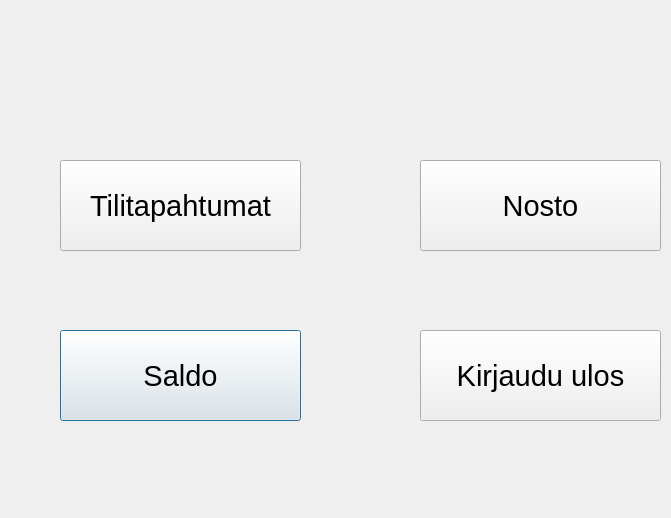
<?xml version="1.0" encoding="UTF-8"?>
<ui version="4.0">
 <class>Valikko_Credit</class>
 <widget class="QDialog" name="Valikko_Credit">
  <property name="geometry">
   <rect>
    <x>0</x>
    <y>0</y>
    <width>671</width>
    <height>518</height>
   </rect>
  </property>
  <property name="windowTitle">
   <string>Dialog</string>
  </property>
  <widget class="QPushButton" name="btnSaldo">
   <property name="geometry">
    <rect>
     <x>60</x>
     <y>330</y>
     <width>241</width>
     <height>91</height>
    </rect>
   </property>
   <property name="sizePolicy">
    <sizepolicy hsizetype="Preferred" vsizetype="Preferred">
     <horstretch>0</horstretch>
     <verstretch>0</verstretch>
    </sizepolicy>
   </property>
   <property name="font">
    <font>
     <pointsize>22</pointsize>
    </font>
   </property>
   <property name="styleSheet">
    <string notr="true">QPushButton {

  background-color:  #C0C0C0;
    border-style: outset;
    border-width: 2px;
    border-radius: 10px;
    border-color: beige;
    min-width: 10em;
    padding: 6px;
	color: black;
}♣

QPushButton:pressed {

  background-color:  #808080;
    border-style: outset;
    border-width: 2px;
    border-radius: 10px;
    border-color: beige;
    min-width: 10em;
    padding: 6px;
	color: black;
}♣</string>
   </property>
   <property name="text">
    <string>Saldo</string>
   </property>
  </widget>
  <widget class="QPushButton" name="btnNosto">
   <property name="geometry">
    <rect>
     <x>420</x>
     <y>160</y>
     <width>241</width>
     <height>91</height>
    </rect>
   </property>
   <property name="sizePolicy">
    <sizepolicy hsizetype="Preferred" vsizetype="Preferred">
     <horstretch>0</horstretch>
     <verstretch>0</verstretch>
    </sizepolicy>
   </property>
   <property name="font">
    <font>
     <pointsize>22</pointsize>
    </font>
   </property>
   <property name="styleSheet">
    <string notr="true">QPushButton {

  background-color:  #C0C0C0;
    border-style: outset;
    border-width: 2px;
    border-radius: 10px;
    border-color: beige;
    min-width: 10em;
    padding: 6px;
	color: black;
}♣

QPushButton:pressed {

  background-color:  #808080;
    border-style: outset;
    border-width: 2px;
    border-radius: 10px;
    border-color: beige;
    min-width: 10em;
    padding: 6px;
	color: black;
}♣</string>
   </property>
   <property name="text">
    <string>Nosto</string>
   </property>
  </widget>
  <widget class="QPushButton" name="btnTilitapahtumat">
   <property name="geometry">
    <rect>
     <x>60</x>
     <y>160</y>
     <width>241</width>
     <height>91</height>
    </rect>
   </property>
   <property name="sizePolicy">
    <sizepolicy hsizetype="Preferred" vsizetype="Preferred">
     <horstretch>0</horstretch>
     <verstretch>0</verstretch>
    </sizepolicy>
   </property>
   <property name="font">
    <font>
     <pointsize>22</pointsize>
    </font>
   </property>
   <property name="styleSheet">
    <string notr="true">QPushButton {

  background-color:  #C0C0C0;
    border-style: outset;
    border-width: 2px;
    border-radius: 10px;
    border-color: beige;
    min-width: 10em;
    padding: 6px;
	color: black;
}♣

QPushButton:pressed {

  background-color:  #808080;
    border-style: outset;
    border-width: 2px;
    border-radius: 10px;
    border-color: beige;
    min-width: 10em;
    padding: 6px;
	color: black;
}♣</string>
   </property>
   <property name="text">
    <string>Tilitapahtumat</string>
   </property>
  </widget>
  <widget class="QPushButton" name="btnUlos">
   <property name="geometry">
    <rect>
     <x>420</x>
     <y>330</y>
     <width>241</width>
     <height>91</height>
    </rect>
   </property>
   <property name="sizePolicy">
    <sizepolicy hsizetype="Preferred" vsizetype="Preferred">
     <horstretch>0</horstretch>
     <verstretch>0</verstretch>
    </sizepolicy>
   </property>
   <property name="font">
    <font>
     <pointsize>22</pointsize>
    </font>
   </property>
   <property name="styleSheet">
    <string notr="true">QPushButton {

  background-color:  #C0C0C0;
    border-style: outset;
    border-width: 2px;
    border-radius: 10px;
    border-color: beige;
    min-width: 10em;
    padding: 6px;
	color: black;
}♣

QPushButton:pressed {

  background-color:  #808080;
    border-style: outset;
    border-width: 2px;
    border-radius: 10px;
    border-color: beige;
    min-width: 10em;
    padding: 6px;
	color: black;
}♣</string>
   </property>
   <property name="text">
    <string>Kirjaudu ulos</string>
   </property>
  </widget>
 </widget>
 <resources/>
 <connections/>
</ui>
